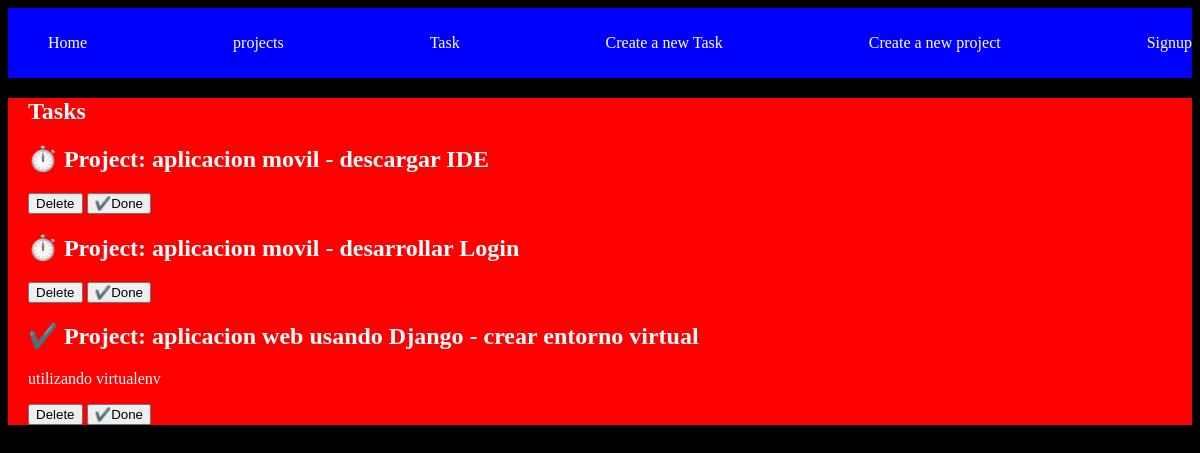
The page /tasks/ on the database as committed earlier.
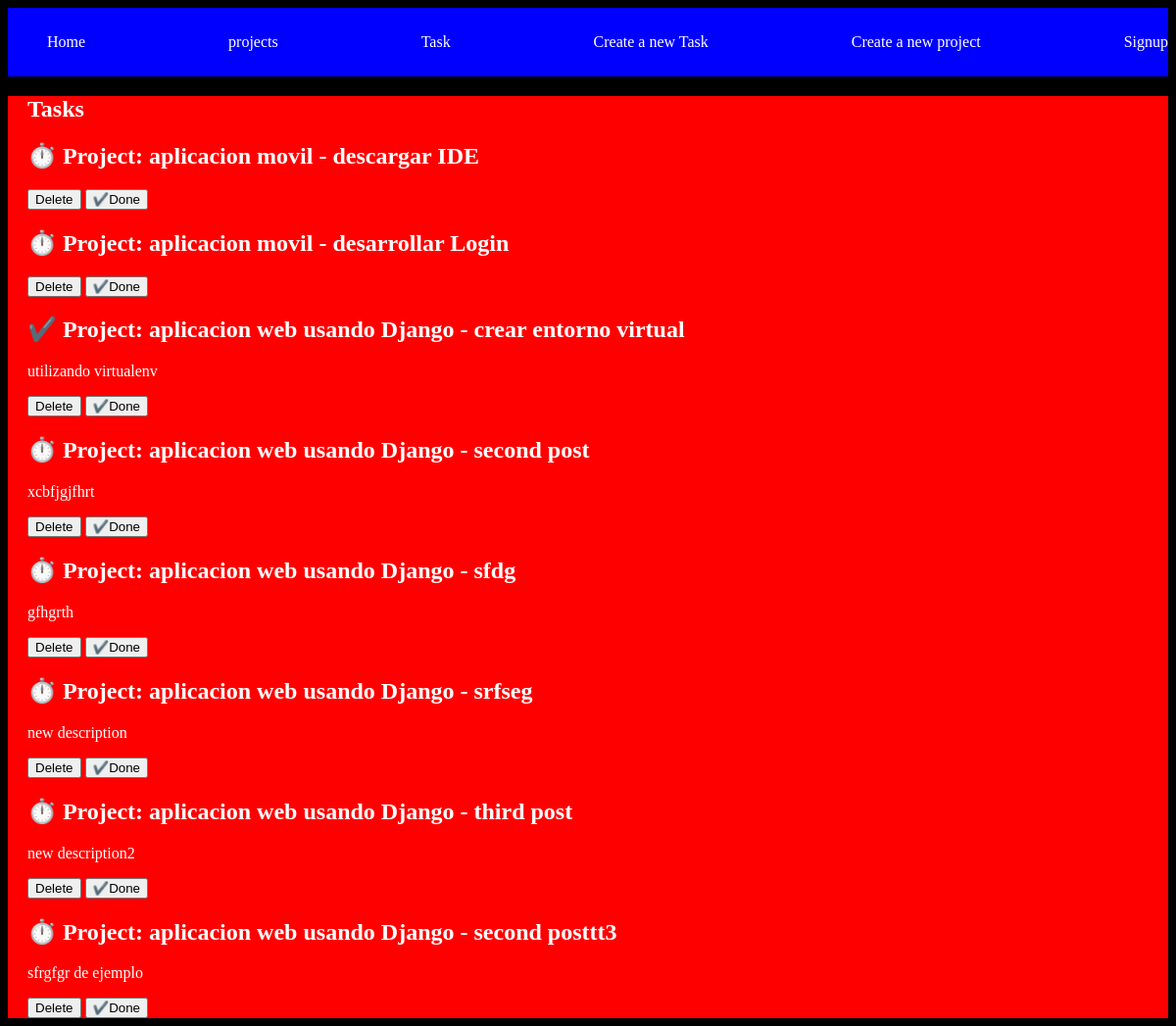
The same page on the database as committed later.
### myapp/models.py (models this page shows, shortened)
class Task(models.Model):
    title = models.CharField(max_length=200)
    description = models.TextField()
    project = models.ForeignKey(Project, on_delete= models.CASCADE)
    done = models.BooleanField(default=False)

class Project(models.Model):
    name = models.CharField(max_length=200)
    def __str__(self):
        return self.name

### myapp/views.py (the view)
# urls.py: path("tasks/", views.tasks, name="Tasks"),
def tasks(request):
    tasks = Task.objects.all()
    return render(request, 'tasks/tasks.html', {
        "tasks": tasks
    })

### myapp/templates/tasks/tasks.html
{% extends "base.html" %}
{% block content %}
<h1> Tasks </h1>
{% for task in tasks %}
<div>
    <h1>
        {% if task.done == False %}⏱️{% else %}✔️{% endif %} Project: {{task.project}} - {{task.title}}
    </h1>
    <p>{{task.description}}</p>
    <button>
        Delete
    </button>
    <button>
        ✔️Done
    </button>
</div>
{%endfor%}
{% endblock %}

### myapp/templates/base.html (shortened to what this page needs)
{% load static %}
<!DOCTYPE html>
<html lang="en">
<head>
    <link rel="stylesheet" href="{% static 'css/styles.css' %}">
</head>
<body>
    <nav class="navbar">
        <ul>
            <li>
                <a href="{% url 'Home' %}">Home</a>
            </li>
            <li>
                <a href="{% url 'Projects' %}">projects</a>
            </li>
            <li>
                <a href="{% url 'Tasks' %}">Task</a>
            </li>
            <li>
                <a href="{% url 'create_new_Task' %}">Create a new Task</a>
            </li>
            <li>
                <a href="{% url 'create_new_Project' %}">Create a new project</a>
            </li>
            <li>
                <a href="{% url 'Signup' %}">Signup</a>
            </li>
        </ul>
    </nav>
    <section class="container">
        {% block content %}
        {% endblock %}
    </section>
</body>
</html>

### myapp/static/css/styles.css (style rules this page uses)
body { background: black; color:white; }
.navbar { background: blue; padding: 10px 0; }
.navbar ul { display: flex; justify-content: space-between; }
.navbar ul li { list-style: none; }
.navbar ul li a { color: white; text-decoration: none; }
.container { max-width: 1200px; background: red; margin: auto; padding: 0px 20px; }

Rows that differ between the two databases and show on the page:
added Task: project "aplicacion web usando Django", title "second post", description "xcbfjgjfhrt"
added Task: project "aplicacion web usando Django", title "sfdg", description "gfhgrth"
added Task: project "aplicacion web usando Django", title "srfseg", description "new description"
added Task: project "aplicacion web usando Django", title "third post", description "new description2"
added Task: project "aplicacion web usando Django", title "second posttt3", description "sfrgfgr de ejemplo"
